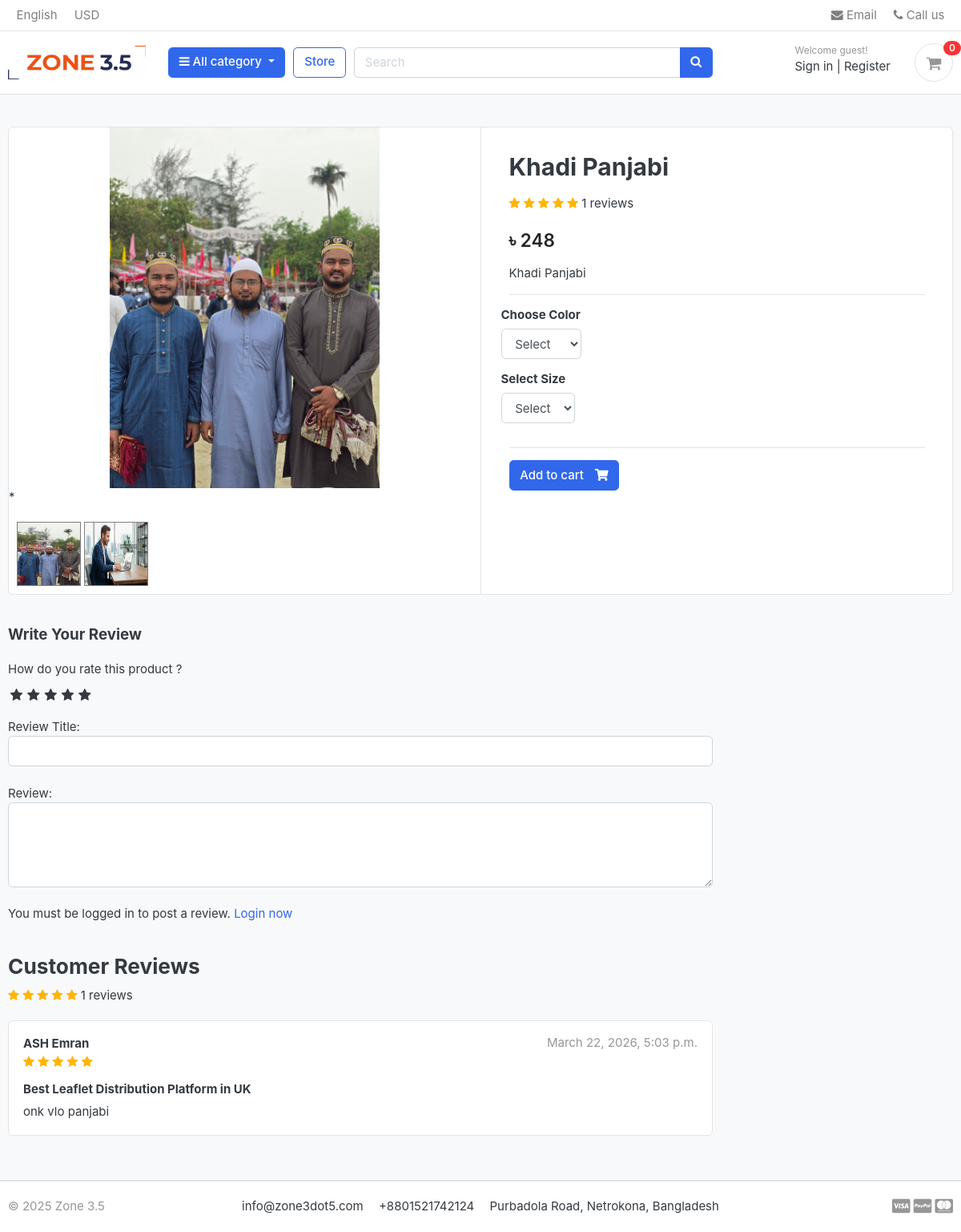
/store/category/panjabi/khadi-panjabi/, run on the app's committed database.
### store/models.py (models this page shows, shortened)
class Product(models.Model):
    product_name        = models.CharField(max_length=200, unique=True)
    slug                = models.SlugField(max_length=200, unique=True)
    description         = models.TextField(max_length=500, blank=True)
    price               = models.IntegerField()
    Images              = models.ImageField(upload_to='photos/products', blank=True,default='default.png')
    stock               = models.IntegerField(blank=True)
    is_available        = models.BooleanField(default=True)
    category            = models.ForeignKey(Category, on_delete=models.CASCADE)
    created_date        = models.DateTimeField(auto_now_add=True)
    modified_date       = models.DateTimeField(auto_now=True)
    def averageReview(self):
        reviews = ReviewRating.objects.filter(product=self, status=True).aggregate(average=Avg('rating'))
        avg = 0
        if reviews['average'] is not None:
            avg = float(reviews['average'])
        return avg
    def countReview(self):
        reviews = ReviewRating.objects.filter(product=self, status=True).aggregate(count=Count('id'))
        count = 0
        if reviews['count'] is not None:
            count = int(reviews['count'])
        return count

class ProductGallery(models.Model):
    product = models.ForeignKey(Product, default=None, on_delete=models.CASCADE)
    image = models.ImageField(upload_to='store/products', max_length=255)
    class Meta:
        verbose_name = 'productgallery'
        verbose_name_plural = 'product gallery'

class ReviewRating(models.Model):
    product = models.ForeignKey(Product, on_delete=models.CASCADE)
    user = models.ForeignKey(Account, on_delete=models.CASCADE)
    subject = models.CharField(max_length=100, blank=True)
    review = models.TextField(max_length=500, blank=True)
    rating = models.FloatField()
    ip = models.CharField(max_length=20, blank=True)
    status = models.BooleanField(default=True)
    created_at = models.DateTimeField(auto_now_add=True)
    updated_at = models.DateTimeField(auto_now=True)

### accounts/models.py (models this page shows, shortened)
class Account(AbstractBaseUser):
    first_name            = models.CharField(max_length=50)
    last_name             = models.CharField(max_length=50)
    username              = models.CharField(max_length=50, unique=True)
    email                 = models.EmailField(max_length=100, unique=True)
    phone_number          = models.CharField(max_length=50)
    date_joined           = models.DateTimeField(auto_now_add=True)
    last_login            = models.DateTimeField(auto_now_add=True)
    is_admin              = models.BooleanField(default=False)
    is_staff              = models.BooleanField(default=False)
    is_active             = models.BooleanField(default=False)
    is_superadmin         = models.BooleanField(default=False)
    USERNAME_FIELD = 'email'
    REQUIRED_FIELDS = ['username', 'first_name', 'last_name']
    objects = MyAccountManager()
    def full_name(self):
        return f'{self.first_name} {self.last_name}'

### store/views.py (the view)
# urls.py: path('category/<slug:category_slug>/<slug:product_slug>/', views.product_detail, name='product_detail'),
def product_detail(request, category_slug, product_slug):
    try:
        single_product = Product.objects.get(category__slug = category_slug, slug = product_slug)
        in_cart = CartItem.objects.filter(cart__cart_id=_cart_id(request), product=single_product).exists()
    except Exception as e:
        raise e
    if request.user.is_authenticated:
        try:
            orderproduct = OrderProduct.objects.filter(user=request.user, product_id=single_product.id).exists()
        except OrderProduct.DoesNotExist:
            orderproduct = None
    else:
        orderproduct = None
    reviews = ReviewRating.objects.filter(product_id=single_product.id, status=True)
    product_gallery = ProductGallery.objects.filter(product_id=single_product.id)
    context = {
        'single_product': single_product,
        'in_cart' : in_cart,
        'orderproduct' : orderproduct,
        'reviews': reviews,
        'product_gallery': product_gallery,
            }
    return render(request, 'store/product_detail.html', context)

### cart/context_processors.py (called while the page is built)
def counter(request):
    cart_count = 0
    if 'admin' in request.path:
        return ()
    else:
        try:
            cart= Cart.objects.filter(cart_id = _cart_id(request))
            if request.user.is_authenticated:
                cart_item = CartItem.objects.all().filter(user=request.user)
            else:
                cart_item = CartItem.objects.all().filter(cart=cart[:1])
            for cart_item in cart_item:
                cart_count += cart_item.quantity
        except Cart.DoesNotExist:
            cart_count = 0
    return dict(cart_count=cart_count)

### cart/views.py (called while the page is built)
def _cart_id(request):
    cart = request.session.session_key
    if not cart:
        cart = request.session.create()
    return cart

### category/context_processors.py (called while the page is built)
def menu_links(request):
    links = Category.objects.all()
    return dict(links=links)

### category/models.py (called while the page is built)
    def get_url(self):
        return reverse('products_by_category', args=[self.slug])

### store/models.py (called while the page is built)
    def colors(self):
        return super(VariationManager, self).filter(variation_category='color', is_active=True)

    def sizes(self):
        return super(VariationManager, self).filter(variation_category='size', is_active=True)

### templates/store/product_detail.html (shortened to what this page needs)
{% extends 'base.html' %}
{% load static %}
{% block content %}
<section class="section-content padding-y bg">
	<div class="container">
		<div class="card">
			<div class="row no-gutters">
				<aside class="col-md-6">
					<article class="gallery-wrap">
						<div class="img-big-wrap mainImage">
						<center><a href="#"><img src="{{ single_product.Images.url }}"></a></center>*
						</div>
					</article>
					<ul class="thumb">
						<li>
							<a href="{{ single_product.Images.url }}" target="mainImage"><img src="{{ single_product.Images.url }}" alt="Product Image"></a>
							{% for i in product_gallery %}
							<a href="{{i.image.url}}" target="mainImage"><img src="{{i.image.url}}" alt="Product Image"></a>
							{% endfor %}
						</li>
					</ul>
			</aside>
			<main class="col-md-6 border-left">
					<form action="{% url 'add_cart' single_product.id %}" method="POST">
						<article class="content-body">
						<h2 class="title">{{ single_product.product_name }}</h2>
						<header class="section-heading">
							<div class="rating-star">
								<span>
									<i class="fa fa-star{% if single_product.averageReview < 0.5 %}-o{% elif single_product.averageReview >= 0.5 and single_product.averageReview < 1 %}-half-o {% endif %}" aria-hidden="true"></i>
									<i class="fa fa-star{% if single_product.averageReview < 1.5 %}-o{% elif single_product.averageReview >= 1.5 and single_product.averageReview < 2 %}-half-o {% endif %}" aria-hidden="true"></i>
									<i class="fa fa-star{% if single_product.averageReview < 2.5 %}-o{% elif single_product.averageReview >= 2.5 and single_product.averageReview < 3 %}-half-o {% endif %}" aria-hidden="true"></i>
									<i class="fa fa-star{% if single_product.averageReview < 3.5 %}-o{% elif single_product.averageReview >= 3.5 and single_product.averageReview < 4 %}-half-o {% endif %}" aria-hidden="true"></i>
									<i class="fa fa-star{% if single_product.averageReview < 4.5 %}-o{% elif single_product.averageReview >= 4.5 and single_product.averageReview < 5 %}-half-o {% endif %}" aria-hidden="true"></i>
							<span>{{single_product.countReview}} reviews</span>
									</span>
							</div>
						</header>
						<div class="mb-3">
							<var class="price h4">৳  {{ single_product.price }}</var>
						</div>
						<p>{{ single_product.description }}</p>
						<hr>
							<div class="row">
								<div class="item-option-select">
									<h6>Choose Color</h6>
									<select name="color" class="form-control" required>
										<option value="" disabled selected>Select</option>
									</select>
								</div>
							</div>
							<div class="row">
								<div class="item-option-select">
									<h6>Select Size</h6>
									<select name="size" class="form-control">
										<option value="" disabled selected>Select</option>
									</select>
								</div>
							</div>
							<hr>
							{% if single_product.stock <= 0 %}
								<h5 class = "text-danger"> Out of Stock </h5>
								{% else %}
								<button type="submit" class="btn  btn-primary"> <span class="text">Add to cart</span> <i class="fas fa-shopping-cart"></i>  </button>
							{% endif %}
						</article>
						</form>
					</main>
				</div>
			</div>
			<br>
					<div class="row">
							<div class="col-md-9">
								<form action="{% url 'submit_review' single_product.id %}" method="POST">
									<header class="section-heading">
										<h5>Write Your Review</h5>
									</header>
									<div>
										<label for="">How do you rate this product ?</label>
										<br>
										<div class="rate">
											<input type="radio" name="rating" id="rating10" value="5" required><label for="rating10" title="5"></label>
											<input type="radio" name="rating" id="rating8" value="4" required><label for="rating8" title="4"></label>
											<input type="radio" name="rating" id="rating6" value="3" required><label for="rating6" title="3"></label>
											<input type="radio" name="rating" id="rating4" value="2" required><label for="rating4" title="2"></label>
											<input type="radio" name="rating" id="rating2" value="1" required><label for="rating2" title="1"></label>
										</div>
										<br>
										Review Title:
										<input type="text" class="form-control" name="subject" >
										<br>
										Review:
										<textarea name="review" id="" cols="" rows="4" class="form-control"></textarea>
										<br>
										{% if user.is_authenticated %}
											{% if orderproduct %}
												<input type="submit" value="Submit Review" class="btn btn-primary">
											{% else %}
												<p>You must purchase this product to post a review.</p>
											{% endif %}
										{% else %}
										<p>You must be logged in to post a review. <span><a href="{% url 'login' %}">Login now</a></span></p>
										{% endif %}
									</div>
						</form>
<br>
							<header class="section-heading">
								<h3>Customer Reviews </h3>
								<div class="rating-star">
									<span>
										<i class="fa fa-star{% if single_product.averageReview < 0.5 %}-o{% elif single_product.averageReview >= 0.5 and single_product.averageReview < 1 %}-half-o {% endif %}" aria-hidden="true"></i>
										<i class="fa fa-star{% if single_product.averageReview < 1.5 %}-o{% elif single_product.averageReview >= 1.5 and single_product.averageReview < 2 %}-half-o {% endif %}" aria-hidden="true"></i>
										<i class="fa fa-star{% if single_product.averageReview < 2.5 %}-o{% elif single_product.averageReview >= 2.5 and single_product.averageReview < 3 %}-half-o {% endif %}" aria-hidden="true"></i>
										<i class="fa fa-star{% if single_product.averageReview < 3.5 %}-o{% elif single_product.averageReview >= 3.5 and single_product.averageReview < 4 %}-half-o {% endif %}" aria-hidden="true"></i>
										<i class="fa fa-star{% if single_product.averageReview < 4.5 %}-o{% elif single_product.averageReview >= 4.5 and single_product.averageReview < 5 %}-half-o {% endif %}" aria-hidden="true"></i>
								<span>{{single_product.countReview}} reviews</span>
										</span>
								</div>
							</header>
						{% for review in reviews %}
						<article class="box mb-3">
							<div class="icontext w-100">
								<div class="text">
									<span class="date text-muted float-md-right">{{review.updated_at}} </span>
									<h6 class="mb-1">{{review.user.full_name}} </h6>
									<div class="rating-star">
										<span>
											<i class="fa fa-star{% if review.rating == 0.5 %}-half-o{% elif review.rating < 1 %}-o {% endif %}" aria-hidden="true"></i>
											<i class="fa fa-star{% if review.rating == 1.5 %}-half-o{% elif review.rating < 2 %}-o {% endif %}" aria-hidden="true"></i>
											<i class="fa fa-star{% if review.rating == 2.5 %}-half-o{% elif review.rating < 3 %}-o {% endif %}" aria-hidden="true"></i>
											<i class="fa fa-star{% if review.rating == 3.5 %}-half-o{% elif review.rating < 4 %}-o {% endif %}" aria-hidden="true"></i>
											<i class="fa fa-star{% if review.rating == 4.5 %}-half-o{% elif review.rating < 5 %}-o {% endif %}" aria-hidden="true"></i>
										</span>
									</div>
								</div>
							</div>
							<div class="mt-3">
								<h6>{{review.subject}}</h6>
								<p>
									{{review.review}}
								</p>
							</div>
						</article>
						{% endfor %}
			</div>
		</div>
	</div>
</section>
{% endblock %}

### static/css/ui.css (style rules this page uses)
html { font-family: "Inter", sans-serif; font-size: 15px; }
.content-body { flex: 1 1 auto; padding: 2rem 2.3rem; }
.padding-y { padding-top: 40px; padding-bottom: 40px; }
var { font-style: normal; }
article:after, .form-group:after { display: block; clear: both; content: ""; }
.bg { background-color: #f8f9fa; }
.section-heading { margin-bottom: 20px; margin-top: 15px; }
p:last-child { margin-bottom: 0; }
.btn .text + i { margin-left: 10px; }
.icontext { display: inline-flex; align-items: center; vertical-align: middle; }
.icontext .text { width: 100%; line-height: 1.2; }
.price { font-weight: 600; color: #212529; }
.box { padding: 18px; background: #fff; border-radius: 0.37rem; border: 1px solid #e4e4e4; }
.gallery-wrap .img-big-wrap { margin-bottom: 10px; border-radius: 0.37rem; overflow: hidden; background-color: #fff; }
.gallery-wrap .img-big-wrap a { text-align: center; display: block; }
.gallery-wrap .img-big-wrap img { height: 450px; width: auto; display: inline-block; }
.item-option-select { margin-bottom: 1rem; display: inline-block; margin-right: 15px; }

### static/css/custom.css (style rules this page uses)
.rate { display: inline-block;; border: 0; }
.rate > label { float: right; }
.rate > label:before { display: inline-block; font-size: 1.1rem; font-family: FontAwesome; content: "\f005"; margin:0; padding:0.3rem .2rem; cursor: pointer; }
.rating-star i { color: #ffb503 !important; }
ul.thumb { margin:0 auto; padding: 0; float: left; }
ul.thumb li { list-style: none; margin: 10px; }
ul.thumb li img { width: 80px; height: 80px; border: 1px solid grey; }

### data on the page
Product: Images (picture), product_name "Khadi Panjabi", countReview "1", price "248", description "Khadi Panjabi"
ProductGallery: image (picture)
ReviewRating: updated_at "March 22, 2026, 5:03 p.m.", user.full_name "ASH Emran", subject "Best Leaflet Distribution Platform in UK", review "onk vlo panjabi"

### other printed values
{{ cart_count }} "0"
